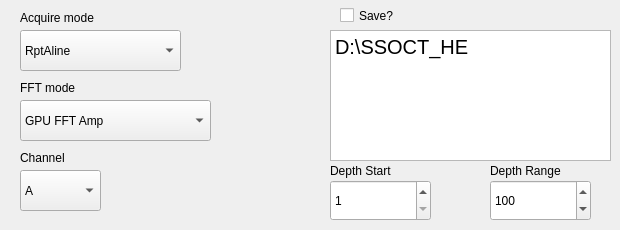
       <widget class="QWidget" name="Generaltab">
        <attribute name="title">
         <string>General Setting</string>
        </attribute>
        <widget class="QComboBox" name="ACQMode">
         <property name="geometry">
          <rect>
           <x>20</x>
           <y>30</y>
           <width>161</width>
           <height>41</height>
          </rect>
         </property>
         <item>
          <property name="text">
           <string>RptAline</string>
          </property>
         </item>
         <item>
          <property name="text">
           <string>SingleAline</string>
          </property>
         </item>
         <item>
          <property name="text">
           <string>RptBline</string>
          </property>
         </item>
         <item>
          <property name="text">
           <string>SingleBline</string>
          </property>
         </item>
         <item>
          <property name="text">
           <string>RptCscan</string>
          </property>
         </item>
         <item>
          <property name="text">
           <string>SingleCscan</string>
          </property>
         </item>
         <item>
          <property name="text">
           <string>SurfScan</string>
          </property>
         </item>
         <item>
          <property name="text">
           <string>SurfScan+Slice</string>
          </property>
         </item>
         <item>
          <property name="text">
           <string>Slice</string>
          </property>
         </item>
        </widget>
        <widget class="QLabel" name="ACQModeLabel">
         <property name="geometry">
          <rect>
           <x>20</x>
           <y>10</y>
           <width>151</width>
           <height>16</height>
          </rect>
         </property>
         <property name="text">
          <string>Acquire mode</string>
         </property>
        </widget>
        <widget class="QComboBox" name="FFTmode">
         <property name="geometry">
          <rect>
           <x>20</x>
           <y>100</y>
           <width>191</width>
           <height>41</height>
          </rect>
         </property>
         <item>
          <property name="text">
           <string>GPU FFT Amp</string>
          </property>
         </item>
         <item>
          <property name="text">
           <string>GPU FFT Amp+Phase</string>
          </property>
         </item>
         <item>
          <property name="text">
           <string>Alazar FFT</string>
          </property>
         </item>
        </widget>
        <widget class="QLabel" name="FFTmodeLabel">
         <property name="geometry">
          <rect>
           <x>20</x>
           <y>80</y>
           <width>121</width>
           <height>16</height>
          </rect>
         </property>
         <property name="text">
          <string>FFT mode</string>
         </property>
        </widget>
        <widget class="QLabel" name="ChannelLabel">
         <property name="geometry">
          <rect>
           <x>20</x>
           <y>150</y>
           <width>121</width>
           <height>16</height>
          </rect>
         </property>
         <property name="text">
          <string>Channel</string>
         </property>
        </widget>
        <widget class="QComboBox" name="Channel">
         <property name="geometry">
          <rect>
           <x>20</x>
           <y>170</y>
           <width>81</width>
           <height>41</height>
          </rect>
         </property>
         <item>
          <property name="text">
           <string>A</string>
          </property>
         </item>
         <item>
          <property name="text">
           <string>B</string>
          </property>
         </item>
         <item>
          <property name="text">
           <string>A+B</string>
          </property>
         </item>
        </widget>
        <widget class="QCheckBox" name="Save">
         <property name="geometry">
          <rect>
           <x>340</x>
           <y>0</y>
           <width>91</width>
           <height>31</height>
          </rect>
         </property>
         <property name="text">
          <string>Save?</string>
         </property>
         <property name="iconSize">
          <size>
           <width>30</width>
           <height>30</height>
          </size>
         </property>
        </widget>
        <widget class="QTextEdit" name="DIR">
         <property name="geometry">
          <rect>
           <x>330</x>
           <y>30</y>
           <width>281</width>
           <height>131</height>
          </rect>
         </property>
         <property name="html">
          <string>&lt;!DOCTYPE HTML PUBLIC &quot;-//W3C//DTD HTML 4.0//EN&quot; &quot;http://www.w3.org/TR/REC-html40/strict.dtd&quot;&gt;
&lt;html&gt;&lt;head&gt;&lt;meta name=&quot;qrichtext&quot; content=&quot;1&quot; /&gt;&lt;style type=&quot;text/css&quot;&gt;
p, li { white-space: pre-wrap; }
&lt;/style&gt;&lt;/head&gt;&lt;body style=&quot; font-family:'Microsoft YaHei UI'; font-size:15pt; font-weight:400; font-style:normal;&quot;&gt;
&lt;p style=&quot; margin-top:0px; margin-bottom:0px; margin-left:0px; margin-right:0px; -qt-block-indent:0; text-indent:0px;&quot;&gt;&lt;span style=&quot; font-family:'SimSun';&quot;&gt;D:\SSOCT_HE&lt;/span&gt;&lt;/p&gt;&lt;/body&gt;&lt;/html&gt;</string>
         </property>
        </widget>
        <widget class="QLabel" name="DepthStartLabel">
         <property name="geometry">
          <rect>
           <x>330</x>
           <y>160</y>
           <width>111</width>
           <height>21</height>
          </rect>
         </property>
         <property name="text">
          <string>Depth Start</string>
         </property>
        </widget>
        <widget class="QLabel" name="DepthRangeLabel">
         <property name="geometry">
          <rect>
           <x>490</x>
           <y>160</y>
           <width>121</width>
           <height>21</height>
          </rect>
         </property>
         <property name="text">
          <string>Depth Range</string>
         </property>
        </widget>
        <widget class="QSpinBox" name="DepthRange">
         <property name="geometry">
          <rect>
           <x>490</x>
           <y>180</y>
           <width>101</width>
           <height>41</height>
          </rect>
         </property>
         <property name="whatsThis">
          <string extracomment="bline average"/>
         </property>
         <property name="minimum">
          <number>1</number>
         </property>
         <property name="maximum">
          <number>1024</number>
         </property>
         <property name="value">
          <number>100</number>
         </property>
        </widget>
        <widget class="QSpinBox" name="DepthStart">
         <property name="geometry">
          <rect>
           <x>330</x>
           <y>180</y>
           <width>101</width>
           <height>41</height>
          </rect>
         </property>
         <property name="minimum">
          <number>1</number>
         </property>
         <property name="maximum">
          <number>1024</number>
         </property>
        </widget>
       </widget>
